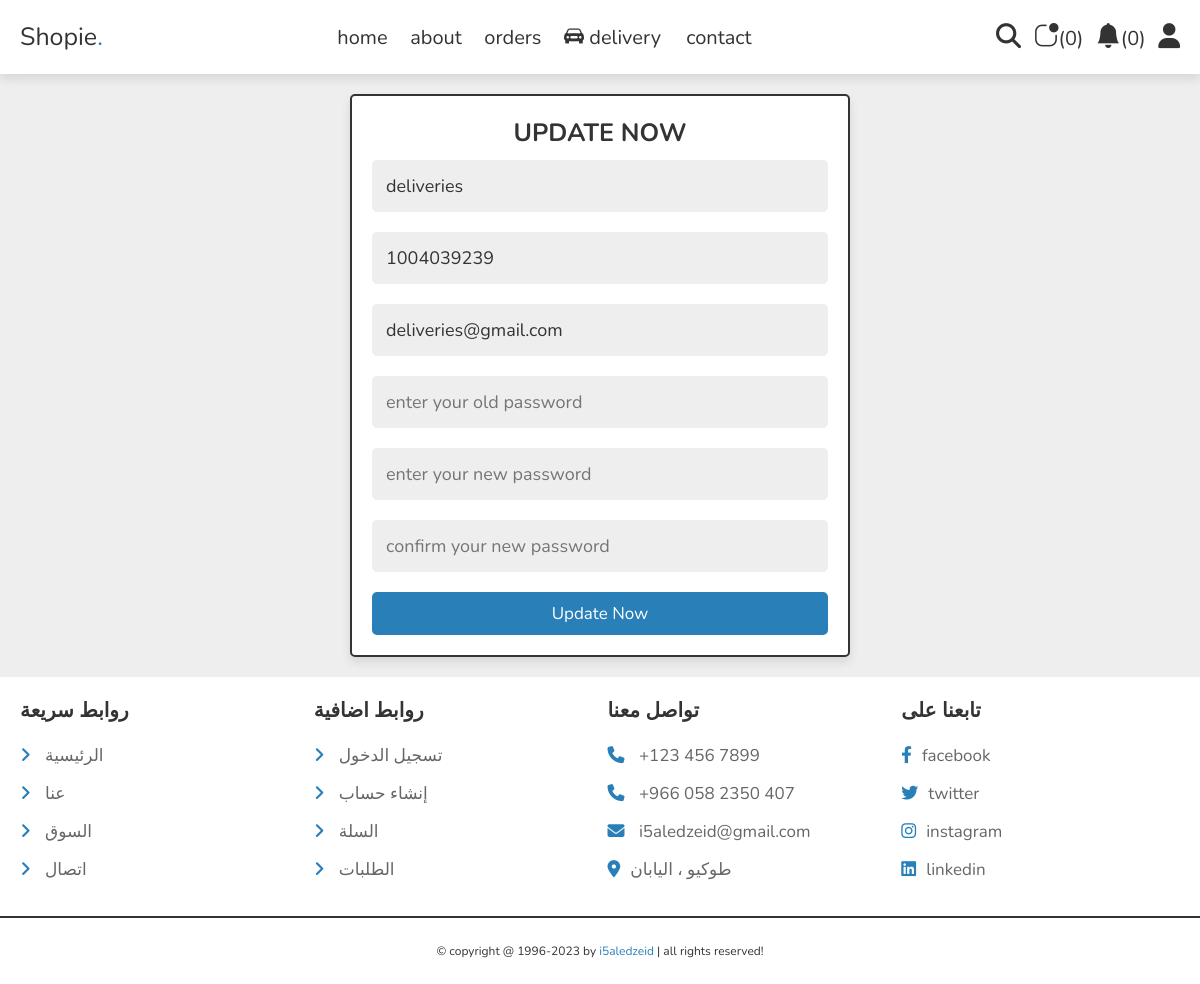
Page /delivery/update_delivery.php (signed in) on the committed database.
### tables this page shows
CREATE TABLE `deliveries` (
  `id` int(11) NOT NULL,
  `name` varchar(255) NOT NULL,
  `phone` varchar(10) NOT NULL,
  `email` varchar(255) NOT NULL,
  `password` varchar(255) NOT NULL,
  `status` int(11) NOT NULL DEFAULT 0,
  `created_at` date NOT NULL DEFAULT current_timestamp()
);

### delivery/update_delivery.php (the view, shortened to what this page needs)
<?php
include '../components/connect.php';
?>
<!DOCTYPE html>
<html lang="en">
<head>
   <link rel="stylesheet" href="https://cdnjs.cloudflare.com/ajax/libs/font-awesome/6.1.1/css/all.min.css">
   <link rel="stylesheet" href="../css/home-style.css">
    <link rel="stylesheet" href="https://cdn.jsdelivr.net/npm/bootstrap-icons@1.10.5/font/bootstrap-icons.css">
</head>
<body>
<?php include '../components/delivery_header.php'; ?>
<section class="form-container">
   <form action="" method="post">
      <h3>update now</h3>
      <input type="text" name="name" required placeholder="enter your username" maxlength="20" class="box" value="<?= $fetch_profile["name"]; ?>">
        <input type="tel" name="phone" required placeholder="enter your email" maxlength="10" class="box" oninput="this.value = this.value.replace(/\s/g, '')" value="<?= $fetch_profile["phone"]; ?>">
      <input type="email" name="email" required placeholder="enter your email" maxlength="50"  class="box" oninput="this.value = this.value.replace(/\s/g, '')" value="<?= $fetch_profile["email"]; ?>">
      <input type="password" name="old_pass" placeholder="enter your old password" maxlength="20" class="box" oninput="this.value = this.value.replace(/\s/g, '')">
      <input type="password" name="new_pass" placeholder="enter your new password" maxlength="20" class="box" oninput="this.value = this.value.replace(/\s/g, '')">
      <input type="password" name="cpass" placeholder="confirm your new password" maxlength="20" class="box" oninput="this.value = this.value.replace(/\s/g, '')">
      <input type="submit" value="update now" class="btn" name="submit">
   </form>
</section>
<?php include '../components/footer.php'; ?>
</body>
</html>

### css/home-style.css (style rules this page uses)
:root { --main-color:#2980b9; --orange:#f39c12; --red:#e74c3c; --black:#333; --white:#fff; --light-color:#666; --light-bg:#eee; --border:.2rem solid var(--black); --box-shadow:0 .5rem 1rem rgba(0,0,0,.1); }
* { font-family: 'Nunito', sans-serif; margin:0; padding:0; box-sizing: border-box; outline: none; border:none; text-decoration: none; }
html { font-size: 62.5%; overflow-x: hidden; }
body { background-color: var(--light-bg); }
section { padding:2rem; max-width: 1200px; margin:0 auto; }
.btn, .delete-btn, .option-btn { display: block; width: 100%; margin-top: 1rem; border-radius: .5rem; padding:1rem 3rem; font-size: 1.7rem; text-transform: capitalize; color:var(--white); cursor: pointer; text-align: center; }
.btn { background-color: var(--main-color); }
.form-container form { background-color: var(--white); padding:2rem; border-radius: .5rem; border:var(--border); box-shadow: var(--box-shadow); text-align: center; margin:0 auto; max-width: 50rem; }
.form-container form h3 { font-size: 2.5rem; text-transform: uppercase; color:var(--black); }
.form-container form .box { margin:1rem 0; background-color: var(--light-bg); padding:1.4rem; font-size: 1.8rem; color:var(--black); width: 100%; border-radius: .5rem; }

### rows in the picture
deliveries: name "deliveries", phone "1004039239", email "deliveries@gmail.com"

### other values in the picture
$total_wishlist_counts "0"
$total_cart_counts "0"
